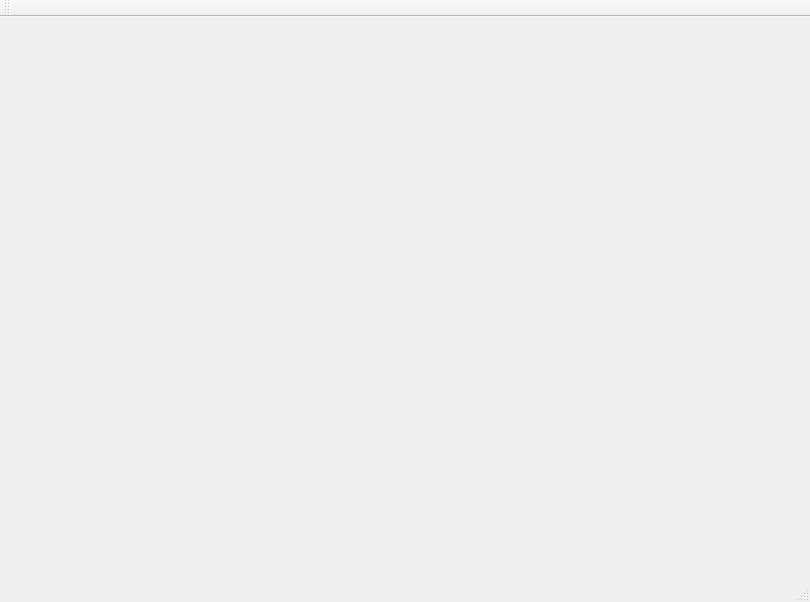
<?xml version="1.0" encoding="UTF-8"?>
<ui version="4.0">
 <class>MainWindow</class>
 <widget class="QMainWindow" name="MainWindow">
  <property name="geometry">
   <rect>
    <x>0</x>
    <y>0</y>
    <width>810</width>
    <height>602</height>
   </rect>
  </property>
  <property name="windowTitle">
   <string>MainWindow</string>
  </property>
  <widget class="QWidget" name="centralWidget">
   <widget class="QLabel" name="label">
    <property name="geometry">
     <rect>
      <x>110</x>
      <y>100</y>
      <width>261</width>
      <height>211</height>
     </rect>
    </property>
    <property name="text">
     <string/>
    </property>
   </widget>
  </widget>
  <widget class="QMenuBar" name="menuBar">
   <property name="geometry">
    <rect>
     <x>0</x>
     <y>0</y>
     <width>810</width>
     <height>26</height>
    </rect>
   </property>
  </widget>
  <widget class="QToolBar" name="mainToolBar">
   <attribute name="toolBarArea">
    <enum>TopToolBarArea</enum>
   </attribute>
   <attribute name="toolBarBreak">
    <bool>false</bool>
   </attribute>
  </widget>
  <widget class="QStatusBar" name="statusBar"/>
 </widget>
 <layoutdefault spacing="6" margin="11"/>
 <resources/>
 <connections/>
</ui>
